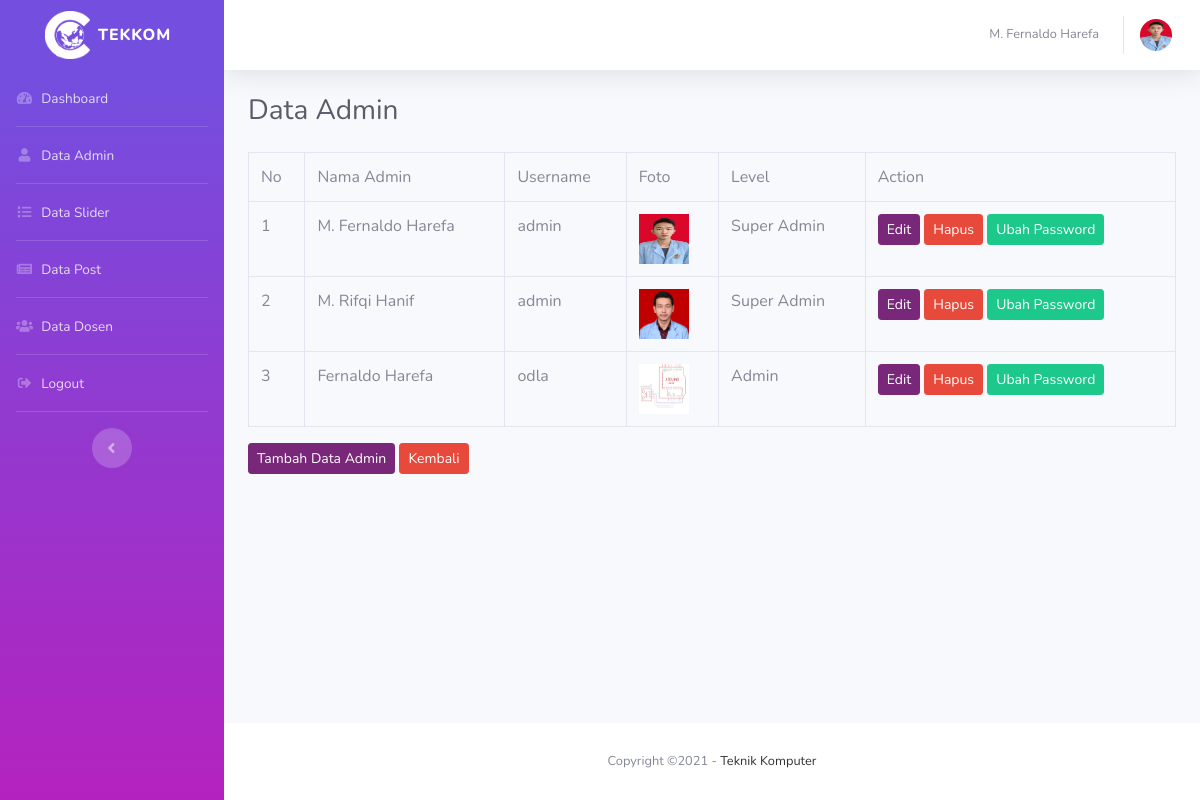
The app's page /login/admin/admin.php (signed in) with its own data.
### tables this page shows
CREATE TABLE `users` (
  `id` int(2) NOT NULL,
  `nama` varchar(50) NOT NULL,
  `username` varchar(50) NOT NULL,
  `password` varchar(100) NOT NULL,
  `foto` varchar(20) NOT NULL,
  `level` varchar(20) NOT NULL
);

### login/admin/admin.php (the view, shortened to what this page needs)
<?php include('../../assets/config/auto_load.php'); ?>
<?php include('../template/header.php'); ?>
<div class="container-fluid">
    <h1 class="h3 mb-4 text-gray-800">Data Admin</h1>
    <div class="row">
        <div class="col-md-12 table-responsive">
            <table class="table table-bordered table-hover">
                <tr>
                    <td>No</td>
                    <td>Nama Admin</td>
                    <td>Username</td>
                    <td>Foto</td>
                    <td>Level</td>
                    <td>Action</td>
                </tr>
                <?php
        $no = 1;
        ?>
                <?php if($_SESSION['level'] == "Super Admin"){
                $query = mysqli_query($koneksi, "Select * from users");
                while($p = mysqli_fetch_array($query)) { ?>
                <tr>
                    <td><?= $no++ ?></td>
                    <td><?= $p['nama'] ?></td>
                    <td><?= $p['username'] ?></td>
                    <td><img src="../../assets/images/admin/<?=$p['foto'] ?>" width="50" height="50"></td>
                    <td><?= $p['level'] ?></td>
                    <td>
                        <a href="" class="btn btn-primary btn-sm mb-1" data-toggle="modal"
                            data-target="#modalEdit_<?php echo $p['id']; ?>">Edit</a>
                        <a href="" class="btn btn-danger btn-sm mb-1" data-toggle="modal"
                            data-target="#modalHapus_<?php echo $p['id']; ?>">Hapus</a>
                        <a href="" class="btn btn-success btn-sm mb-1" data-toggle="modal"
                            data-target="#modalPw_<?php echo $p['id']; ?>">Ubah Password</a>
                    </td>
                </tr>
                <div class="modal fade" id="modalHapus_<?= $p['id'] ?>" tabindex="-1" role="dialog"
                    aria-labelledby="exampleModalLabel" aria-hidden="true">
                    <div class="modal-dialog" role="document">
                        <div class="modal-content">
                            <div class="modal-body">
                                <p>Anda akan menghapus data Admin yang bernama "<?= $p['nama'] ?>". <br>
                                    <b> DATA AKAN DIHAPUS PERMANEN.<b>
                                </p>
                            </div>
                        </div>
                    </div>
                </div>
                <?php
                } ?>
                <?php } ?>
            </table>
            <?php if($_SESSION['level'] == "Super Admin"){ ?>
            <a href="" class="btn btn-primary btn-sm mb-1" data-toggle="modal" data-target="#modalvalidasi">Tambah Data
                Admin</a>
            <a href="dashboard.php" class="btn btn-danger btn-sm mb-1">Kembali</a>
            <?php } else { ?>
            <a href="dashboard.php" class="btn btn-danger btn-sm mb-1">Kembali</a>
            <?php } ?>
        </div>
    </div>
</div>
<?php include('../template/footer.php'); ?>

### login/template/header.php (shortened to what this page needs)
<?php
include '../../assets/config/koneksi.php';
?>
<!DOCTYPE html>
<html lang="en">
<head>
    <link href="../../assets/vendor/fontawesome-free/css/all.min.css" rel="stylesheet" type="text/css">
    <link href="../../assets/css/sb-admin-2.min.css" rel="stylesheet">
    <link href="../assets/vendor/datepicker/css/bootstrap-datepicker.css" rel="stylesheet">
</head>
<body id="page-top">
    <div id="wrapper">
        <ul class="navbar-nav bg-gradient-primary sidebar sidebar-dark accordion" id="accordionSidebar">
            <a class="sidebar-brand d-flex align-items-center justify-content-center text-center" href="dashboard.php">
                <div class="sidebar-brand-icon rotate-n-20 ">
                    <img src="http://localhost/tekkom/assets/images/logo/logo3.png" alt="" width="45px"
                        class="img-fluid">
                </div>
                <div class="sidebar-brand-text mx-2">TEKKOM</div>
            </a>
            <?php if($_SESSION['level'] == 'Super Admin') { ?>
            <li class="nav-item">
                <a class="nav-link" href="dashboard.php">
                    <i class="fas fa-fw fa-tachometer-alt"></i>
                    <span>Dashboard</span></a>
            </li>
            <hr class="sidebar-divider my-0">
            <li class="nav-item">
                <a class="nav-link" href="admin.php">
                    <i class="fas fa-fw fa-user"></i>
                    <span>Data Admin</span></a>
            </li>
            <hr class="sidebar-divider my-0">
            <li class="nav-item">
                <a class="nav-link" href="slider.php">
                    <i class="fas fa-fw fa-list"></i>
                    <span>Data Slider</span></a>
            </li>
            <hr class="sidebar-divider my-0">
            <li class="nav-item">
                <a class="nav-link" href="posting.php">
                    <i class="fas fa-fw fa-newspaper"></i>
                    <span>Data Post</span></a>
            </li>
            <hr class="sidebar-divider my-0">
            <li class="nav-item">
                <a class="nav-link" href="dosen.php">
                    <i class="fas fa-fw fa-users"></i>
                    <span>Data Dosen</span></a>
            </li>
            <?php } ?>
            <hr class="sidebar-divider my-0">
            <li class="nav-item">
                <a class="nav-link" href="#" data-toggle="modal" data-target="#logoutModal">
                    <i class="fas fa-fw fa-sign-out-alt"></i>
                    <span>Logout</span></a>
            </li>
            <hr class="sidebar-divider d-none d-md-block">
            <div class="text-center d-none d-md-inline">
                <button class="rounded-circle border-0" id="sidebarToggle"></button>
            </div>
        </ul>
        <div id="content-wrapper" class="d-flex flex-column">
            <div id="content">
                <nav class="navbar navbar-expand navbar-light bg-white topbar mb-4 static-top shadow">
                    <ul class="navbar-nav ml-auto">
                        <?php
            $query = mysqli_query($koneksi, "Select * from users where id = '$_SESSION[id_users]'");
            $u = mysqli_fetch_array($query);
            ?>
                        <li class="nav-item dropdown no-arrow">
                            <a class="nav-link dropdown-toggle" href="#" id="userDropdown" role="button"
                                data-toggle="dropdown" aria-haspopup="true" aria-expanded="false">
                                <span
                                    class="mr-2 d-none d-lg-inline text-gray-600 small"><?php echo $u['nama']; ?></span>
                                <img class="img-profile rounded-circle "
                                    src="../../assets/images/admin/<?php echo $u['foto'] ?>">
                            </a>
                        </li>
                    </ul>
                </nav>

### records on screen
users: nama "M. Fernaldo Harefa", foto (picture), username "admin", level "Super Admin"
users: nama "M. Rifqi Hanif", username "admin", foto (picture), level "Super Admin"
users: nama "Fernaldo Harefa", username "odla", foto (picture), level "Admin"
